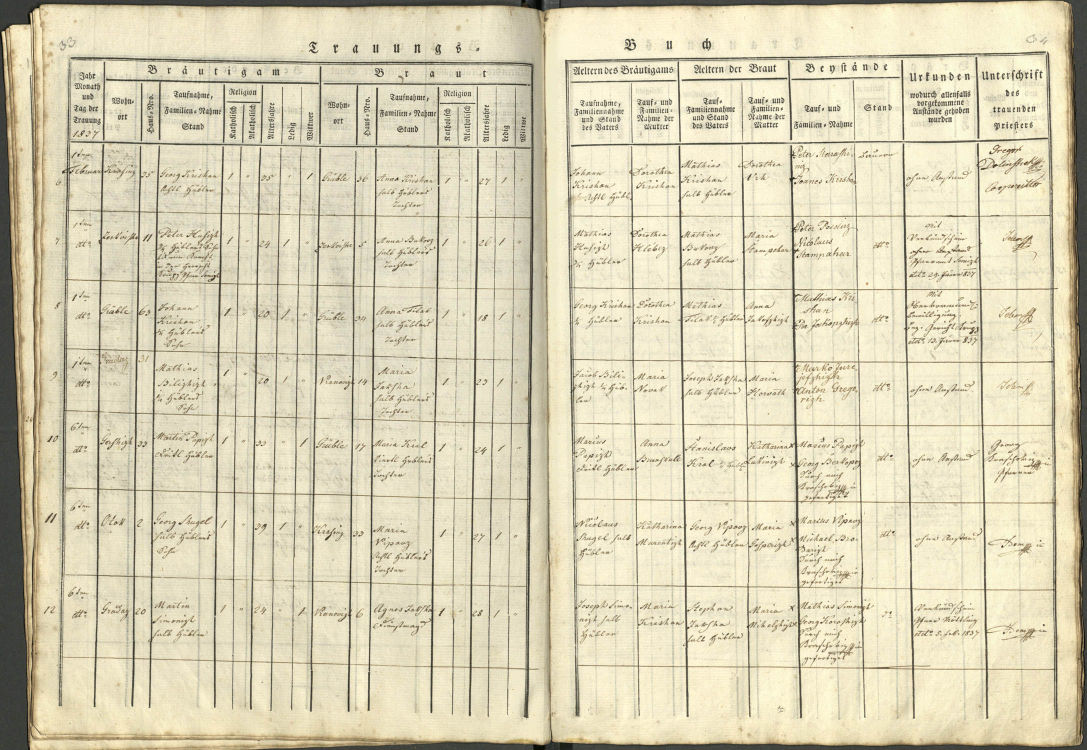
#> input picture research/issue17/p261-work/s18.jpg, 2173 x 1500 px, found by its file name (shown at 1/2 size)
$ python p262_crops.py
#> lines starting #> are read from the running program, lines starting #| are printed output that depends on the picture
from PIL import Image
im = Image.open("research/issue17/p261-work/s18.jpg")
#> im is the input picture: PIL image 2173x1500 RGB; mean R, G, B 216.8, 209.1, 181.1
W,H = im.size
#> W = 2173; H = 1500
out = "research/issue17/p262-work/"
im.save(out+"p262_full.png")
# left/right page halves, upscaled
for name, box in [("L",(0,0,W//2+40,H)), ("R",(W//2-40,0,W,H))]:
    c = im.crop(box)
    s = 1.6
    c = c.resize((int(c.width*s), int(c.height*s)), Image.LANCZOS)
    c.save(out+f"p262_page{name}.png")
#> this loop made 2 passes
#> pass 1, `c = c.resize((int(c.width*s), int(c.height*s)), Image.LANCZOS)`:
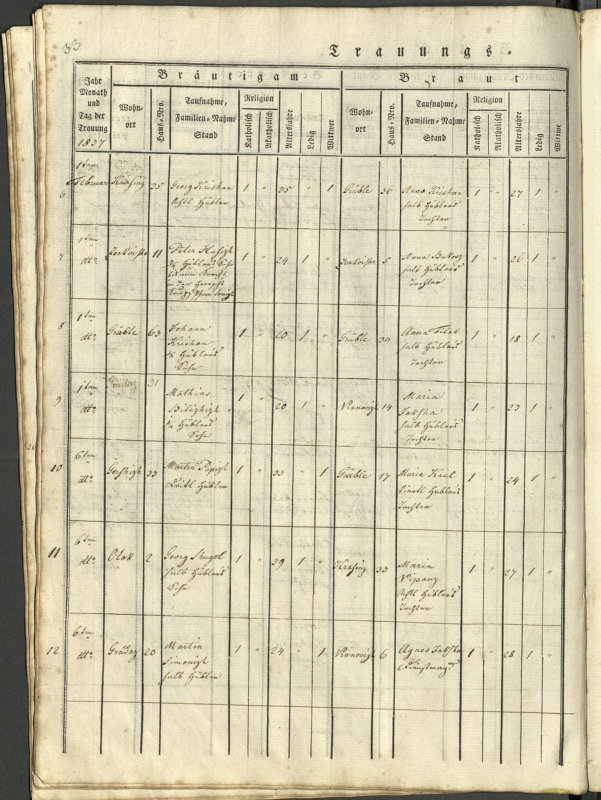
#> c: PIL image 1801x2400 RGB (shown at 1/3 size); mean R, G, B 208.2, 200.7, 173.9
# left margin strip (dates/numbers) full height, wide zoom
m = im.crop((0,0,300,H)).resize((int(300*3), int(H*3)), Image.LANCZOS)
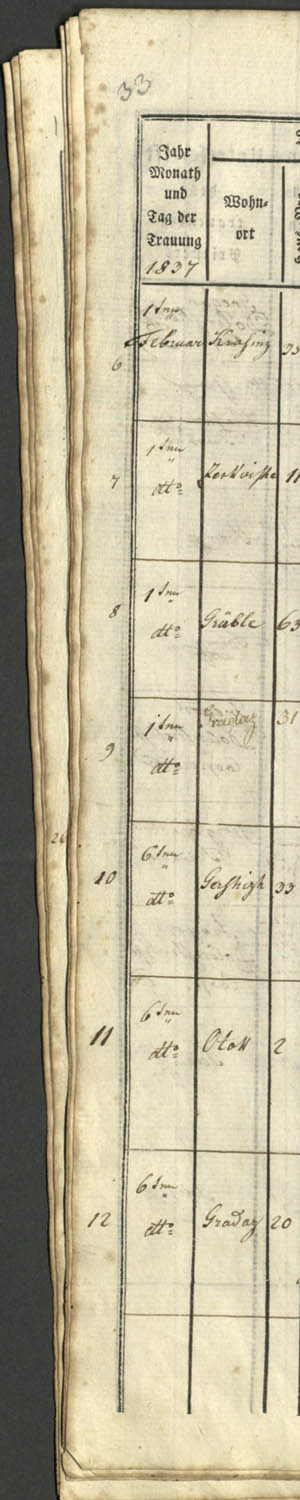
#> m: PIL image 900x4500 RGB (shown at 1/3 size); mean R, G, B 194, 185.4, 158.2
m.save(out+"p262_margins.png")
# horizontal bands x 6 per page
bands = 6
for pi,(x0,x1) in enumerate([(0,W//2+40),(W//2-40,W)]):
    bh = H//bands
    for b in range(bands):
        y0 = b*bh; y1 = min(H, y0+bh+18)
        c = im.crop((x0,y0,x1,y1))
        s = 2.0
        c = c.resize((int(c.width*s), int(c.height*s)), Image.LANCZOS)
        c.save(out+f"p262_p{pi+1}_b{b+1}.png")
#> this loop made 2 passes
#> pass 1, `c.save(out+f"p262_p{pi+1}_b{b+1}.png")`:
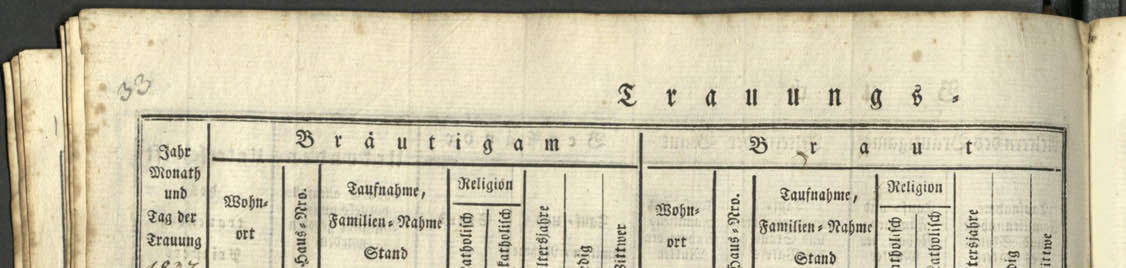
#> saved as p262_p1_b1.png: PIL image 2252x536 RGB (shown at 1/2 size); mean R, G, B 203.3, 196.1, 170.2
#> pass 1, `c.save(out+f"p262_p{pi+1}_b{b+1}.png")`:
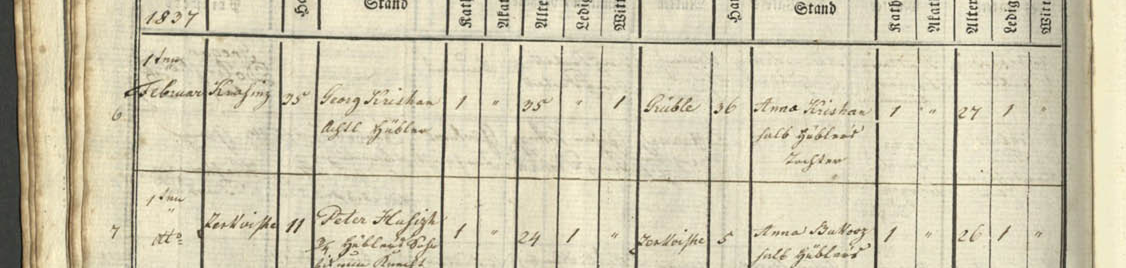
#> saved as p262_p1_b2.png: PIL image 2252x536 RGB (shown at 1/2 size); mean R, G, B 208.8, 201.7, 176.2
#> pass 1, `c.save(out+f"p262_p{pi+1}_b{b+1}.png")`:
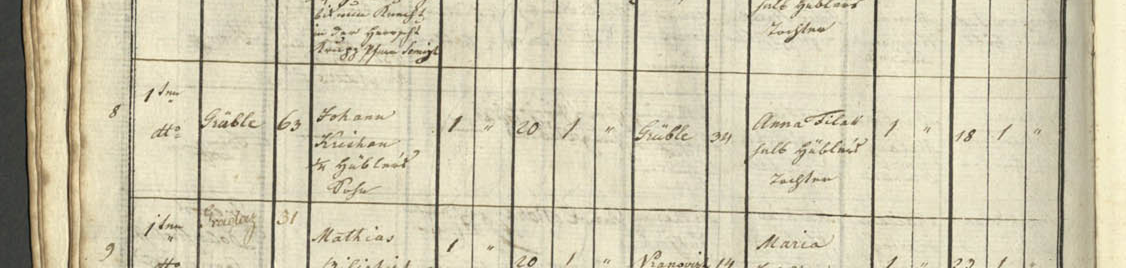
#> saved as p262_p1_b3.png: PIL image 2252x536 RGB (shown at 1/2 size); mean R, G, B 208.5, 201.6, 176
#> pass 1, `c.save(out+f"p262_p{pi+1}_b{b+1}.png")`:
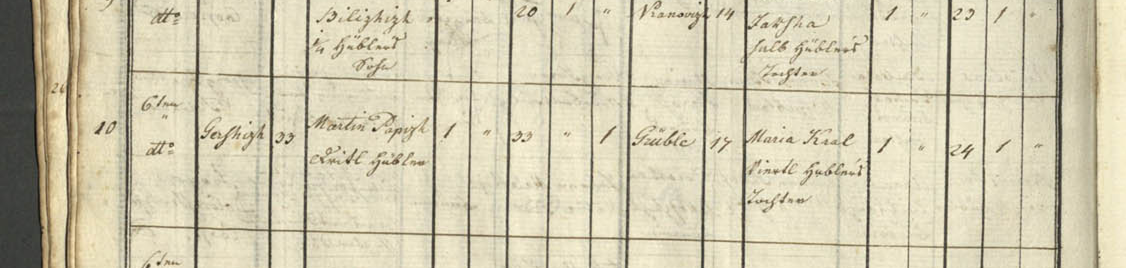
#> saved as p262_p1_b4.png: PIL image 2252x536 RGB (shown at 1/2 size); mean R, G, B 209.2, 202.1, 175.8
#> after the loop:
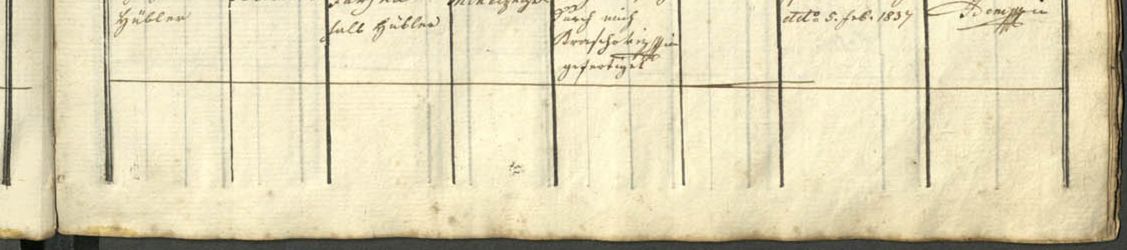
#> c: PIL image 2254x500 RGB (shown at 1/2 size); mean R, G, B 222.3, 212.9, 180.7
print("ok", W, H)
#| ok 2173 1500
